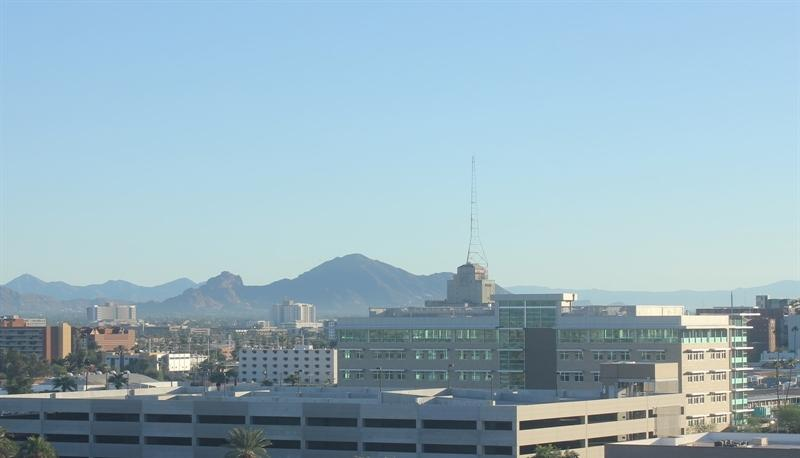
#> input picture day_night_images/training/day/20151101_145049.jpg, 800 x 458 px; its folder holds only this picture in this run
$ jupyter execute 'Visualizing the Data.ipynb'   (shell and % lines are left out)
#> lines starting #> are read from the running program, lines starting #| are printed output that depends on the picture
### helpers.py
# Helper functions

import os
import glob # library for loading images from a directory
import matplotlib.image as mpimg

import cv2


# This function loads in images and their labels and places them in a list
# The list contains all images and their associated labels
# For example, after data is loaded, im_list[0][:] will be the first image-label pair in the list
def load_dataset(image_dir):

    # Populate this empty image list
#> called with image_dir = 'day_night_images/training/'
    im_list = []
    image_types = ["day", "night"]

    # Iterate through each color folder
    for im_type in image_types:

        # Iterate through each image file in each image_type folder
        # glob reads in any image with the extension "image_dir/im_type/*"
        for file in glob.glob(os.path.join(image_dir, im_type, "*")):

            # Read in the image
            im = mpimg.imread(file)
#> im is the input picture: shape (458, 800, 3); mean R, G, B 150.7, 178, 191

            # Check if the image exists/if it's been correctly read-in
            if not im is None:
                # Append the image, and it's type (red, green, yellow) to the image list
                im_list.append((im, im_type))

    return im_list


## Standardize the input images
# Resize each image to the desired input size: 600x1100px (hxw).

## Standardize the output
# With each loaded image, we also specify the expected output.
# For this, we use binary numerical values 0/1 = night/day.


# This function should take in an RGB image and return a new, standardized version
# 600 height x 1100 width image size (px x px)
# [41 lines left out: functions standardize_input, encode, standardize, not called in this run]


### Visualizing the Data.ipynb
# Day and Night Image Classifier
---

The day/night image dataset consists of 200 RGB color images in two categories: day and night. There are equal numbers of each example: 100 day images and 100 night images.

We'd like to build a classifier that can accurately label these images as day or night, and that relies on finding distinguishing features between the two types of images!

*Note: All images come from the [AMOS dataset](http://cs.uky.edu/~jacobs/datasets/amos/) (Archive of Many Outdoor Scenes).*

### Import resources

Before you get started on the project code, import the libraries and resources that you'll need.

[cell 1]
import cv2 # computer vision library
import helpers

import numpy as np
import matplotlib.pyplot as plt
import matplotlib.image as mpimg

## Training and Testing Data
The 200 day/night images are separated into training and testing datasets.

* 60% of these images are training images, for you to use as you create a classifier.
* 40% are test images, which will be used to test the accuracy of your classifier.

First, we set some variables to keep track of some where our images are stored:

    image_dir_training: the directory where our training image data is stored
    image_dir_test: the directory where our test image data is stored

[cell 2]
# Image data directories
image_dir_training = "day_night_images/training/"
image_dir_test = "day_night_images/test/"

## Load the datasets

These first few lines of code will load the training day/night images and store all of them in a variable, `IMAGE_LIST`. This list contains the images and their associated label ("day" or "night").

For example, the first image-label pair in `IMAGE_LIST` can be accessed by index:
``` IMAGE_LIST[0][:]```.

[cell 3]
# Using the load_dataset function in helpers.py
# Load training data
IMAGE_LIST = helpers.load_dataset(image_dir_training)
#> IMAGE_LIST = 2 items

---
# 1. Visualize the input images

[cell 4]
# Select an image and its label by list index
image_index = 0
selected_image = IMAGE_LIST[image_index][0]
selected_label = IMAGE_LIST[image_index][1]
#> selected_label = 'day'

## TODO: Print out 1. The shape of the image and 2. The image's label `selected_label`
print(selected_image.shape)
#| (458, 800, 3)
print(selected_label)
#| day
plt.imshow(selected_image)

[cell 5]
hsv_day = cv2.cvtColor(selected_image, cv2.COLOR_RGB2HSV)
#> hsv_day: shape (458, 800, 3); mean H, S, V 93.7, 58.2, 193
h = hsv_day[:,:,0]
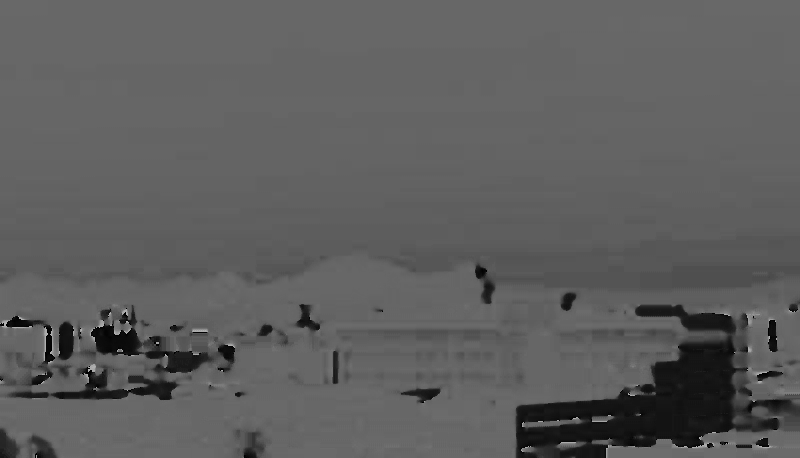
#> h: shape (458, 800); min 0, max 179, mean 93.7
s = hsv_day[:,:,1]
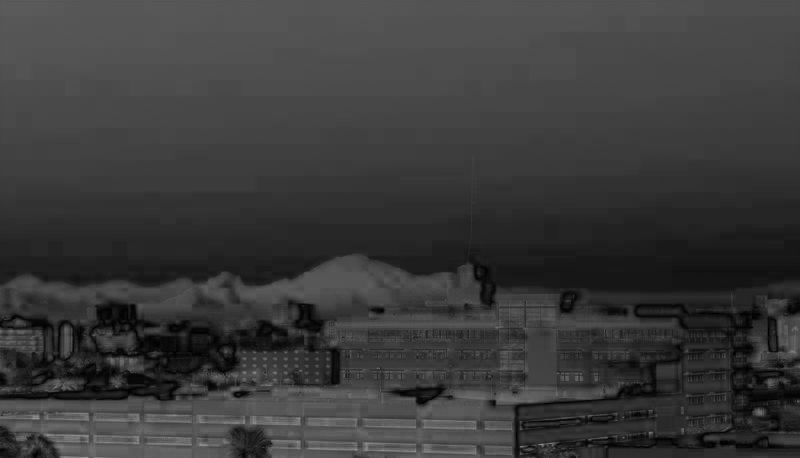
#> s: shape (458, 800); min 0, max 154, mean 58.2
v = hsv_day[:,:,2]
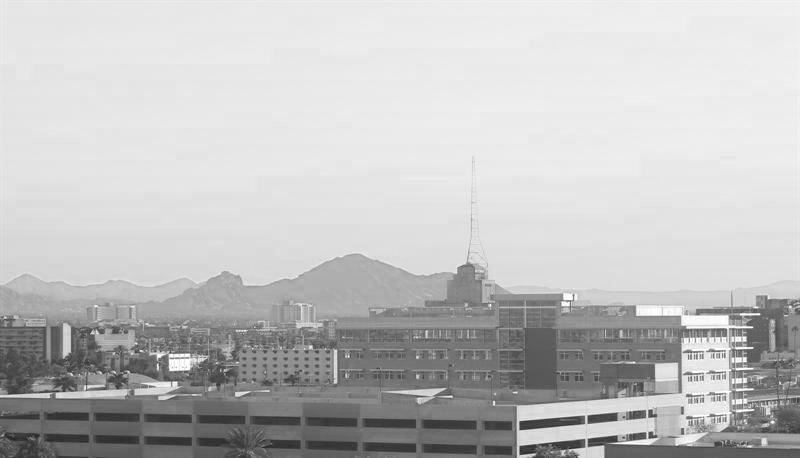
#> v: shape (458, 800); min 35, max 255, mean 193

[cell 6]
h

[cell 7]
s

[cell 8]
v

[cell 9]
v_mean = np.mean(v)
#> v_mean = 193
v_mean
#> Out = 193

[cell 10]
def is_night_img(img, threshhold=80):
    hsv = cv2.cvtColor(img, cv2.COLOR_RGB2HSV)
    v = hsv[:,:,2]
    return np.mean(v) < threshhold

[cell 11]
## TODO: Display a night image
# Note the differences between the day and night images
# Any measurable differences can be used to classify these images
night_img = None
label = None
for im, l in IMAGE_LIST:
    if is_night_img(im):
        night_img, label = im, l
        break
#> this loop made 2 passes
#> (l, label) on pass 2: ('night', 'night')
#> pass 2, in is_night_img (call 2), `v = hsv[:,:,2]`:
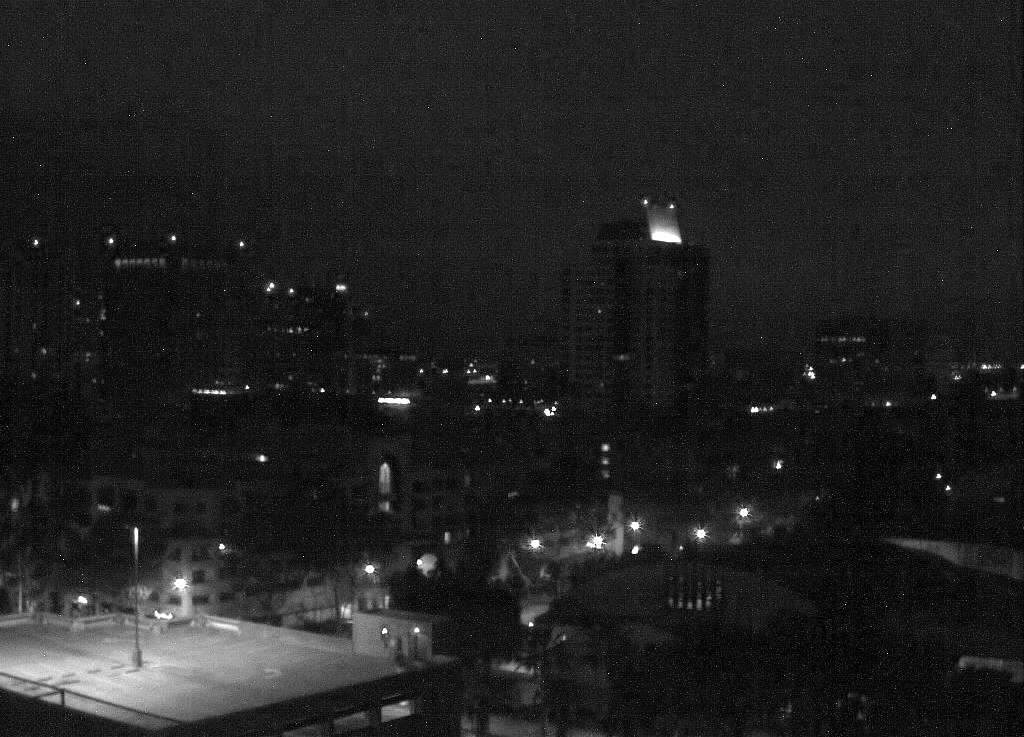
#> v: shape (737, 1024); min 0, max 255, mean 33.9
print(label)
#| night
plt.imshow(night_img)

[cell 12]
# h_p = night_img[:,:,0]
# s_p = night_img[:,:,1]
v_p = night_img[:,:,2]
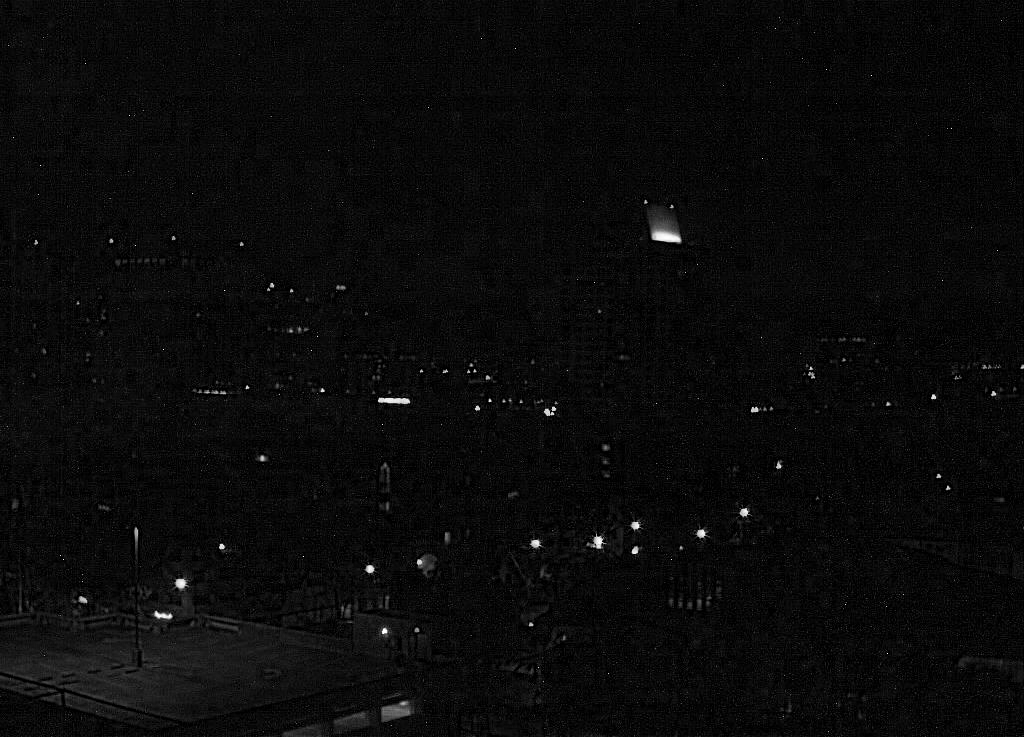
#> v_p: shape (737, 1024); min 0, max 255, mean 10.4

[cell 13]
np.mean(v_p)
#> Out = 10.37
